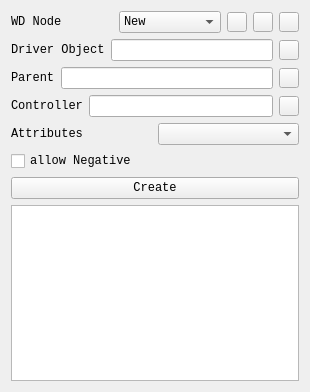
<?xml version="1.0" encoding="UTF-8"?>
<ui version="4.0">
 <class>Form</class>
 <widget class="QWidget" name="Form">
  <property name="geometry">
   <rect>
    <x>0</x>
    <y>0</y>
    <width>310</width>
    <height>392</height>
   </rect>
  </property>
  <property name="windowTitle">
   <string>Form</string>
  </property>
  <layout class="QVBoxLayout" name="verticalLayout_2">
   <item>
    <layout class="QHBoxLayout" name="horizontalLayout_2">
     <item>
      <widget class="QLabel" name="label_2">
       <property name="font">
        <font>
         <family>Consolas</family>
        </font>
       </property>
       <property name="text">
        <string>WD Node</string>
       </property>
      </widget>
     </item>
     <item>
      <widget class="QComboBox" name="comboBox">
       <property name="font">
        <font>
         <family>Consolas</family>
        </font>
       </property>
       <item>
        <property name="text">
         <string>New</string>
        </property>
       </item>
      </widget>
     </item>
     <item>
      <widget class="QPushButton" name="pushButton_2">
       <property name="minimumSize">
        <size>
         <width>20</width>
         <height>20</height>
        </size>
       </property>
       <property name="maximumSize">
        <size>
         <width>20</width>
         <height>20</height>
        </size>
       </property>
       <property name="styleSheet">
        <string notr="true">QPushButton{
border-image: url(:/icon/SHAPES_select_150.png);
}
QPushButton:hover{
border-image: url(:/icon/SHAPES_select_150_light.png);
}
QPushButton:pressed{
border-image: url(:/icon/SHAPES_select_150_light.png);
}</string>
       </property>
       <property name="text">
        <string/>
       </property>
      </widget>
     </item>
     <item>
      <widget class="QPushButton" name="pushButton_5">
       <property name="minimumSize">
        <size>
         <width>20</width>
         <height>20</height>
        </size>
       </property>
       <property name="maximumSize">
        <size>
         <width>20</width>
         <height>20</height>
        </size>
       </property>
       <property name="text">
        <string/>
       </property>
      </widget>
     </item>
     <item>
      <widget class="QPushButton" name="pushButton_6">
       <property name="minimumSize">
        <size>
         <width>20</width>
         <height>20</height>
        </size>
       </property>
       <property name="maximumSize">
        <size>
         <width>20</width>
         <height>20</height>
        </size>
       </property>
       <property name="text">
        <string/>
       </property>
      </widget>
     </item>
    </layout>
   </item>
   <item>
    <layout class="QVBoxLayout" name="verticalLayout">
     <item>
      <layout class="QHBoxLayout" name="horizontalLayout_3">
       <item>
        <widget class="QLabel" name="label_3">
         <property name="font">
          <font>
           <family>Consolas</family>
          </font>
         </property>
         <property name="text">
          <string>Driver Object</string>
         </property>
        </widget>
       </item>
       <item>
        <widget class="QLineEdit" name="lineEdit"/>
       </item>
       <item>
        <widget class="QPushButton" name="pushButton">
         <property name="minimumSize">
          <size>
           <width>20</width>
           <height>20</height>
          </size>
         </property>
         <property name="maximumSize">
          <size>
           <width>20</width>
           <height>20</height>
          </size>
         </property>
         <property name="styleSheet">
          <string notr="true">QPushButton{
border-image: url(:/icon/SHAPES_select_150.png);
}
QPushButton:hover{
border-image: url(:/icon/SHAPES_select_150_light.png);
}
QPushButton:pressed{
border-image: url(:/icon/SHAPES_select_150_light.png);
}</string>
         </property>
         <property name="text">
          <string/>
         </property>
        </widget>
       </item>
      </layout>
     </item>
     <item>
      <layout class="QHBoxLayout" name="horizontalLayout_4">
       <item>
        <widget class="QLabel" name="label_4">
         <property name="font">
          <font>
           <family>Consolas</family>
          </font>
         </property>
         <property name="text">
          <string>Parent</string>
         </property>
        </widget>
       </item>
       <item>
        <widget class="QLineEdit" name="lineEdit_3"/>
       </item>
       <item>
        <widget class="QPushButton" name="pushButton_3">
         <property name="minimumSize">
          <size>
           <width>20</width>
           <height>20</height>
          </size>
         </property>
         <property name="maximumSize">
          <size>
           <width>20</width>
           <height>20</height>
          </size>
         </property>
         <property name="styleSheet">
          <string notr="true">QPushButton{
border-image: url(:/icon/SHAPES_select_150.png);
}
QPushButton:hover{
border-image: url(:/icon/SHAPES_select_150_light.png);
}
QPushButton:pressed{
border-image: url(:/icon/SHAPES_select_150_light.png);
}</string>
         </property>
         <property name="text">
          <string/>
         </property>
        </widget>
       </item>
      </layout>
     </item>
     <item>
      <layout class="QHBoxLayout" name="horizontalLayout">
       <item>
        <widget class="QLabel" name="label">
         <property name="font">
          <font>
           <family>Consolas</family>
          </font>
         </property>
         <property name="text">
          <string>Controller</string>
         </property>
        </widget>
       </item>
       <item>
        <widget class="QLineEdit" name="lineEdit_2"/>
       </item>
       <item>
        <widget class="QPushButton" name="pushButton_4">
         <property name="minimumSize">
          <size>
           <width>20</width>
           <height>20</height>
          </size>
         </property>
         <property name="maximumSize">
          <size>
           <width>20</width>
           <height>20</height>
          </size>
         </property>
         <property name="styleSheet">
          <string notr="true">QPushButton{
border-image: url(:/icon/SHAPES_select_150.png);
}
QPushButton:hover{
border-image: url(:/icon/SHAPES_select_150_light.png);
}
QPushButton:pressed{
border-image: url(:/icon/SHAPES_select_150_light.png);
}</string>
         </property>
         <property name="text">
          <string/>
         </property>
        </widget>
       </item>
      </layout>
     </item>
    </layout>
   </item>
   <item>
    <layout class="QHBoxLayout" name="horizontalLayout_6">
     <item>
      <widget class="QLabel" name="label_5">
       <property name="font">
        <font>
         <family>Consolas</family>
        </font>
       </property>
       <property name="text">
        <string>Attributes</string>
       </property>
      </widget>
     </item>
     <item>
      <widget class="QComboBox" name="comboBox_2"/>
     </item>
    </layout>
   </item>
   <item>
    <layout class="QHBoxLayout" name="horizontalLayout_7">
     <item>
      <widget class="QCheckBox" name="checkBox">
       <property name="font">
        <font>
         <family>Consolas</family>
        </font>
       </property>
       <property name="text">
        <string>allow Negative</string>
       </property>
      </widget>
     </item>
    </layout>
   </item>
   <item>
    <widget class="QPushButton" name="pushButton_7">
     <property name="font">
      <font>
       <family>Consolas</family>
      </font>
     </property>
     <property name="text">
      <string>Create</string>
     </property>
    </widget>
   </item>
   <item>
    <widget class="QListWidget" name="listWidget"/>
   </item>
  </layout>
 </widget>
 <resources>
  <include location="../../../../dayu_widgets/static/icon.qrc"/>
 </resources>
 <connections/>
</ui>
